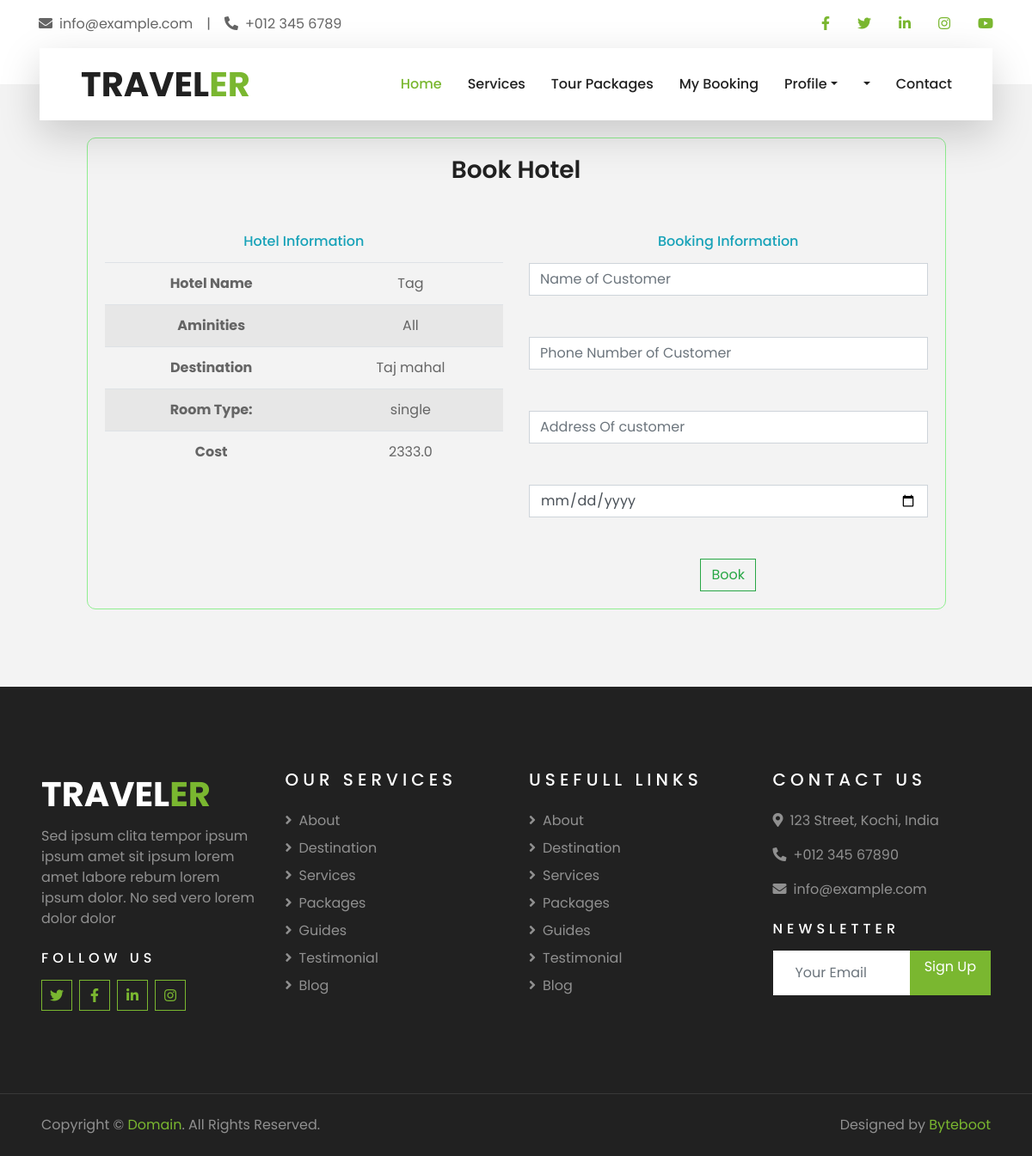
Screenshot of /destinations/BookHotel/1 (signed in) with the database file from the repository.
### Destinations/models.py (models this page shows)
class Hotels(models.Model):
    options = (("single","single"),("double","double"),("suite","suite"),("dormetory","dormetory"))
    Hotel_Name = models.CharField(max_length=255)
    Room_Category = models.CharField(max_length=255,choices=options)
    Address = models.CharField(max_length=255)
    Destination_Near = models.ForeignKey(Destination, on_delete=models.SET_NULL,null=True,blank=True)
    Aminities = models.CharField(max_length=255)
    Price = models.FloatField()
    Hotel_pic = models.FileField(upload_to="Rest_pic")
    availability = models.BooleanField(default=True)

class Destination(models.Model):
    destination_name = models.CharField(max_length=255)
    key_words = models.CharField(max_length=255)
    image = models.FileField(upload_to="destination_image")
    place = models.CharField(max_length=255)
    district = models.CharField(max_length=255)
    contry = models.ForeignKey(Contry, on_delete=models.CASCADE)
    date = models.DateField(auto_now_add=True)
    attractions = models.CharField(max_length=1000)
    address = models.TextField(max_length=1000)
    postel_code = models.IntegerField()
    def __str__(self):
        return self.destination_name

### Destinations/views.py (the view, shortened to what this page needs)
# urls.py: path("BookHotel/<int:pk>",views.BookHotel,name="BookHotel"),
@login_required(login_url="SignIn")
def BookHotel(request,pk):
    hotel = Hotels.objects.get(id= pk)
    context = {
        "hotel":hotel
    }
    return render(request, "bookhotel.html",context)

### templates/bookhotel.html (shortened to what this page needs)
{% extends "index.html" %}
{% block content %}
<div class="container">
    <div class="content">
        <h3>Book Hotel</h3>
        <br><br>
        <div class="row">
            <div class="col-md-6">
                <h6 class="text-info mb-3">Hotel Information</h6>
                <table class="table table-striped border-0">
                    <tr>
                        <tr>
                            <th>Hotel Name</th>
                            <td>{{hotel.Hotel_Name}}</td>
                        </tr>
                        <tr>
                            <th>Aminities</th>
                            <td>{{hotel.Aminities}}</td>
                        </tr>
                        <th>
                            Destination
                        </th>
                        <td>
                        {{hotel.Destination_Near}}
                        </td>
                    </tr>
                    <tr>
                        <th>Room Type:</th>
                        <td>{{hotel.Room_Category}}</td>
                    </tr>
                    <tr>
                        <th>Cost</th>
                        <td>{{hotel.Price}}</td>
                    </tr>
                </table>
            </div>
            <div class="col-md-6">
                <h6 class="text-info mb-3">Booking Information</h6>
                <form method="post">
                    <input type="text" placeholder="Name of Customer" class="form-control" name="name" required><br><br>
                    <input type="text" placeholder="Phone Number of Customer" class="form-control" name="phone" required> <br><br>
                    <input type="text" placeholder="Address Of customer" class="form-control" name="address" required><br><br>
                    <input type="date"  class="form-control" name="date" required><br><br>
                    <button type="submit" class="btn btn-outline-success">Book</button>
                </form>
            </div>
        </div>
    </div>
    </div>
{% endblock %}

### templates/bookhotel.html (style rules this page uses)
.content { width:90%; margin: auto; margin-top: 20px; margin-bottom: 20px; border-radius: 10px; border: 1px solid lightgreen; padding: 20px; text-align: center; }

### rows the page displays
Hotels: Hotel_Name "Tag", Aminities "All", Destination_Near "Taj mahal", Room_Category "single", Price "2333.0"
